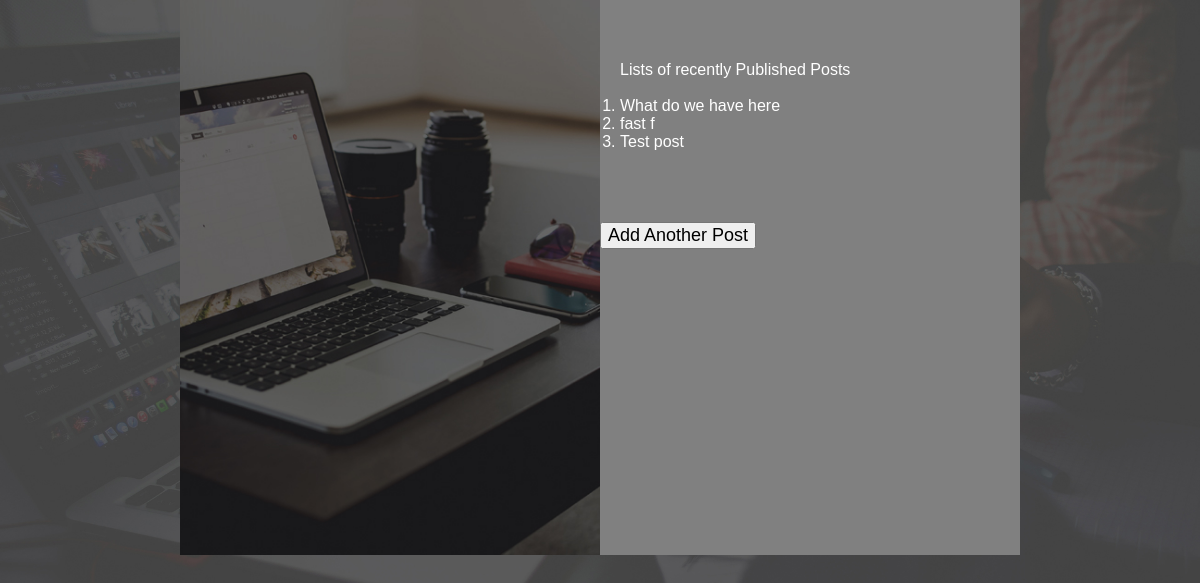
/view, run on the app's committed database.
### theplug/models.py (models this page shows)
class Post(models.Model):
	title = models.CharField(max_length=255)
	body = models.TextField()
	image = models.ImageField(upload_to="img", null=True, blank=True)
	date_added = models.DateTimeField(auto_now_add=True)
	class Meta:
		ordering =['-date_added']

### theplug/views.py (the view)
# urls.py: path('view', views.view_post, name="posts"),
def view_post(request):
	posts = Post.objects.all()[:10]
	return render(request, "theplug/posts.html", {'posts':posts})

### theplug/templates/theplug/posts.html (shortened to what this page needs)
{% load static %}
<!DOCTYPE html>
<html>
<head>
	<link href="{% static 'css/font-awesome.min.css' %}" rel="stylesheet" type="text/css" media="all" />
<link href="{% static 'css/style.css' %}" rel='stylesheet' type='text/css' media="all" />
</head>
<body>
	<div class="content-w3ls" style="background: grey;">
	<div class="content-agile1">
	</div>
	<div class="content-agile2" style="color: white;">
		<br><br>
		<h5 style="padding-left: 20px;">Lists of recently Published Posts</h5>
		<br>
		<ul style="padding-left: 20px; list-style: bullet;">
			{% for post in posts %}
			<li> {{ post.title }}</li>
			{% endfor %}
		</ul>
	</div>
<br><br><br>
	<div class="form-control agileinfo" style="margin-top: 20%; padding-left: 20px; margin-bottom: 50px;">
				<ul style="padding-left: 15px; padding-bottom: 15px;">
			<li style="padding-bottom: 20px;">
				<button style="font-size: 18px;" onclick="location.href='{% url 'theplug:create_post' %}'">Add Another Post </button>
			</li>
	</ul>
		</div>
</div>
</body>
</html>

### theplug/static/css/style.css (style rules this page uses)
html,body,div,span,applet,object,iframe,h1,h2,h3,h4,h5,h6,p,blockquote,pre,a,abbr,acronym,address,big,cite,code,del,dfn,em,img,ins,kbd,q,s,samp,small,strike,strong,sub,sup,tt,var,b,u,i,dl,dt,dd,ol,nav ul,nav li,fieldset,form,label,legend,table,caption,tbody,tfoot,thead,tr,th,td,article,aside,canvas,details,embed,figure,figcaption,footer,header,hgroup,menu,nav,output,ruby,section,summary,time,mark,audio,video { margin:0; padding:0; border:0; font-size:100%; font:inherit; vertical-align:baseline; }
ol,ul { list-style:none; margin:0px; padding:0px; }
body { background:url(../images/banner.jpg) no-repeat; background-attachment:fixed; background-position:center; background-size:cover; -webkit-background-size:cover; -moz-background-size:cover; -o-background-size:cover; font-family: 'Raleway', sans-serif; font-weight:300; }
.content-w3ls { background-color:#202123; width:70%; margin:0 auto 50px; padding:0; }
.content-w3ls .content-agile1 { width: 50%; float: left; background: url(../images/content.jpg) no-repeat; background-position: center; background-size: cover; -webkit-background-size: cover; -moz-background-size: cover; -o-background-size: cover; -ms-background-size: cover; min-height: 555px; }
.content-w3ls .content-agile2 { width: 50%; float: left; padding: 25px 0 0; }

### data on the page
Post: title "What do we have here"
Post: title "fast f"
Post: title "Test post"
